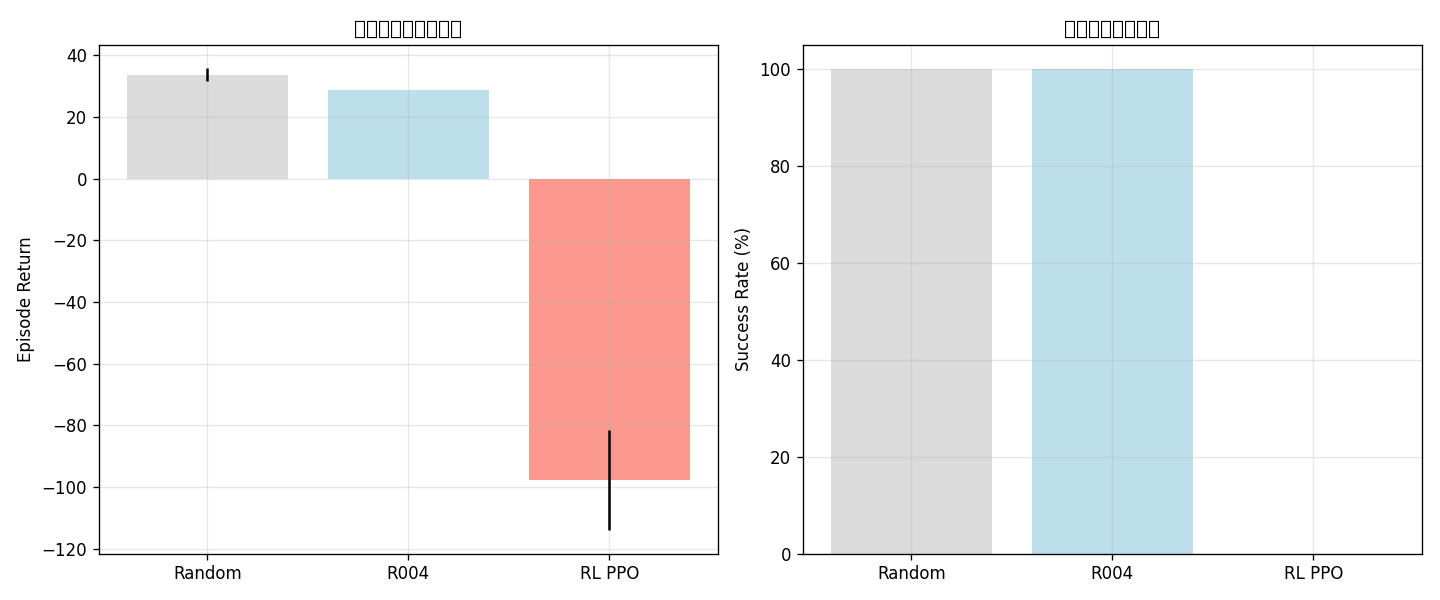

Write the Python code that produced this figure.
# -*- coding: utf-8 -*-
"""
实验十二：RL 智能体训练（Phase D）
================================================
用 Stable-Baselines3 PPO 在 RadialFeederEnv 上训练，
学习"何时合 TIE"的最优策略。

训练规模：~3000 timesteps（每个 episode 30 步，约 100 episodes）
目标：让 agent 学会在 S01 跳闸后立即合 TIE

对比：
  - Random policy（基线）
  - Rule-based R004（人工规则）
  - RL PPO agent

运行：
  gridcal-env/Scripts/python.exe lab_scripts/exp12_rl_train.py
"""

import warnings
warnings.filterwarnings("ignore")

import os
import numpy as np
import matplotlib
matplotlib.use("Agg")
import matplotlib.pyplot as plt

from rl_env import RadialFeederEnv
from event_sim import Simulator, make_schedule
from rule_engine import build_reconfigure_rule, RuleEngine
from radial_feeder import build_radial_feeder, LN_S01, LN_TIE, BUS_F1B


def evaluate_policy(env, policy_fn, n_episodes: int = 20, seed_base: int = 1000):
    """通用策略评估。policy_fn(obs) -> action

    成功定义：episode 结束时 F1B 电压 >= 0.5（最终恢复）
    """
    returns = []
    successes = 0
    final_v_f1b_list = []
    for ep in range(n_episodes):
        obs, _ = env.reset(seed=seed_base + ep)
        ep_return = 0.0
        last_v_f1b = 0.0
        done = False
        while not done:
            action = policy_fn(obs)
            obs, reward, terminated, truncated, info = env.step(action)
            ep_return += reward
            last_v_f1b = info["v_f1b"]
            done = terminated or truncated
        returns.append(ep_return)
        final_v_f1b_list.append(last_v_f1b)
        if last_v_f1b >= 0.5:
            successes += 1
    return {
        "mean_return": float(np.mean(returns)),
        "std_return": float(np.std(returns)),
        "success_rate": successes / n_episodes,
        "final_v_f1b_mean": float(np.mean(final_v_f1b_list)),
        "returns": returns,
    }


def random_policy(obs):
    return np.random.randint(0, 2)


def rule_based_policy():
    """返回 R004 规则的策略：F1B 失电则合 TIE。"""
    def policy(obs):
        v_f1b = obs[0]
        tie_active = obs[4]
        if v_f1b < 0.5 and not tie_active:
            return 1  # 合 TIE
        return 0  # 不动
    return policy


def train_ppo(env, total_timesteps: int = 3000):
    from stable_baselines3 import PPO
    model = PPO("MlpPolicy", env, verbose=0,
                learning_rate=3e-3,
                n_steps=128,
                batch_size=32)
    model.learn(total_timesteps=total_timesteps)
    return model


def rl_policy(model):
    def policy(obs):
        action, _ = model.predict(obs, deterministic=True)
        return int(action)
    return policy


def main():
    print("=" * 60)
    print("Phase D: RL 智能体训练（PPO 在辐射状 feeder 上）")
    print("=" * 60)

    # ---- 1. 评估 Random baseline
    print("\n[1/3] Random baseline...")
    env = RadialFeederEnv(seed=42)
    rand_stats = evaluate_policy(env, random_policy, n_episodes=30)
    print(f"  mean_return={rand_stats['mean_return']:.2f}  "
          f"success={rand_stats['success_rate']*100:.0f}%  "
          f"F1B final={rand_stats['final_v_f1b_mean']:.3f}")

    # ---- 2. 评估 Rule-based baseline
    print("\n[2/3] Rule-based (R004) baseline...")
    rb_stats = evaluate_policy(env, rule_based_policy(), n_episodes=30)
    print(f"  mean_return={rb_stats['mean_return']:.2f}  "
          f"success={rb_stats['success_rate']*100:.0f}%  "
          f"F1B final={rb_stats['final_v_f1b_mean']:.3f}")

    # ---- 3. 训练 RL
    print("\n[3/3] Training PPO agent (3000 timesteps)...")
    env_train = RadialFeederEnv(seed=42)
    model = train_ppo(env_train, total_timesteps=3000)

    print("\nEvaluating trained PPO agent...")
    env_eval = RadialFeederEnv(seed=42)
    rl_stats = evaluate_policy(env_eval, rl_policy(model), n_episodes=30)
    print(f"  mean_return={rl_stats['mean_return']:.2f}  "
          f"success={rl_stats['success_rate']*100:.0f}%  "
          f"F1B final={rl_stats['final_v_f1b_mean']:.3f}")

    # ---- 汇总
    print("\n" + "=" * 60)
    print("对比结果")
    print("=" * 60)
    print(f"{'策略':<20s} {'mean_return':>12s} {'success':>10s} {'F1B final':>10s}")
    print("-" * 60)
    for name, stats in [("Random", rand_stats), ("Rule-based (R004)", rb_stats),
                         ("RL PPO (3000 steps)", rl_stats)]:
        print(f"{name:<20s} {stats['mean_return']:>12.2f} "
              f"{stats['success_rate']*100:>9.0f}% "
              f"{stats['final_v_f1b_mean']:>9.3f}")

    # ---- 画图：策略对比
    fig, axes = plt.subplots(1, 2, figsize=(12, 5))

    ax = axes[0]
    names = ["Random", "R004", "RL PPO"]
    means = [rand_stats['mean_return'], rb_stats['mean_return'], rl_stats['mean_return']]
    stds = [rand_stats['std_return'], rb_stats['std_return'], rl_stats['std_return']]
    colors = ["lightgray", "lightblue", "salmon"]
    ax.bar(names, means, yerr=stds, color=colors, alpha=0.8)
    ax.set_ylabel("Episode Return")
    ax.set_title("策略对比：平均回报")
    ax.grid(True, alpha=0.3)

    ax = axes[1]
    succ = [rand_stats['success_rate']*100, rb_stats['success_rate']*100, rl_stats['success_rate']*100]
    ax.bar(names, succ, color=colors, alpha=0.8)
    ax.set_ylabel("Success Rate (%)")
    ax.set_title("成功率（无失电）")
    ax.set_ylim(0, 105)
    ax.grid(True, alpha=0.3)

    plt.tight_layout()
    out = "lab_scripts/exp12_rl_train.png"
    plt.savefig(out, dpi=120)
    print(f"\n图已保存到 {out}")

    # 保存模型
    model_path = "lab_scripts/rl_ppo_model"
    model.save(model_path)
    print(f"模型已保存到 {model_path}.zip")


if __name__ == "__main__":
    main()
